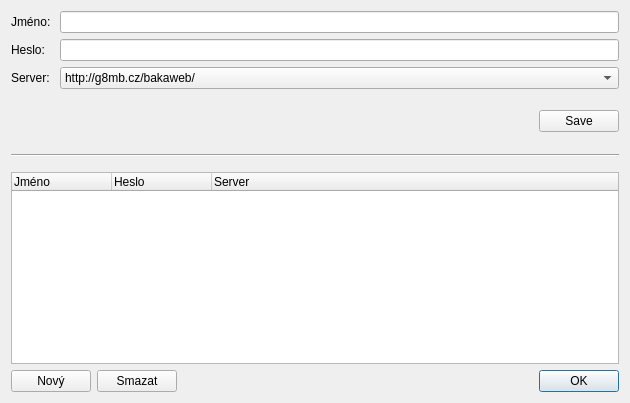
<?xml version="1.0" encoding="UTF-8"?>
<ui version="4.0">
 <class>nastaveni</class>
 <widget class="QDialog" name="nastaveni">
  <property name="geometry">
   <rect>
    <x>0</x>
    <y>0</y>
    <width>630</width>
    <height>403</height>
   </rect>
  </property>
  <property name="sizePolicy">
   <sizepolicy hsizetype="Preferred" vsizetype="Preferred">
    <horstretch>0</horstretch>
    <verstretch>0</verstretch>
   </sizepolicy>
  </property>
  <property name="windowTitle">
   <string>Nastavení přihlašovacích údajů</string>
  </property>
  <property name="windowIcon">
   <iconset resource="icons.qrc">
    <normaloff>:/icons/icon.png</normaloff>:/icons/icon.png</iconset>
  </property>
  <layout class="QFormLayout" name="formLayout">
   <property name="fieldGrowthPolicy">
    <enum>QFormLayout::AllNonFixedFieldsGrow</enum>
   </property>
   <item row="0" column="0">
    <widget class="QLabel" name="label">
     <property name="text">
      <string>Jméno: </string>
     </property>
    </widget>
   </item>
   <item row="0" column="1">
    <widget class="QLineEdit" name="jmeno"/>
   </item>
   <item row="1" column="0">
    <widget class="QLabel" name="label_2">
     <property name="text">
      <string>Heslo: </string>
     </property>
    </widget>
   </item>
   <item row="1" column="1">
    <widget class="QLineEdit" name="heslo"/>
   </item>
   <item row="2" column="0">
    <widget class="QLabel" name="label_3">
     <property name="text">
      <string>Server: </string>
     </property>
    </widget>
   </item>
   <item row="2" column="1">
    <widget class="QComboBox" name="server">
     <item>
      <property name="text">
       <string>http://g8mb.cz/bakaweb/</string>
      </property>
     </item>
     <item>
      <property name="text">
       <string>http://gserver/bakaweb/</string>
      </property>
     </item>
    </widget>
   </item>
   <item row="6" column="0" colspan="2">
    <widget class="Line" name="line">
     <property name="orientation">
      <enum>Qt::Horizontal</enum>
     </property>
    </widget>
   </item>
   <item row="7" column="0">
    <widget class="Line" name="line_2">
     <property name="orientation">
      <enum>Qt::Horizontal</enum>
     </property>
    </widget>
   </item>
   <item row="8" column="0" colspan="2">
    <widget class="QTreeWidget" name="treeWidget">
     <column>
      <property name="text">
       <string>Jméno</string>
      </property>
     </column>
     <column>
      <property name="text">
       <string>Heslo</string>
      </property>
     </column>
     <column>
      <property name="text">
       <string>Server</string>
      </property>
     </column>
    </widget>
   </item>
   <item row="9" column="0" colspan="2">
    <widget class="QFrame" name="frame">
     <property name="frameShape">
      <enum>QFrame::NoFrame</enum>
     </property>
     <property name="frameShadow">
      <enum>QFrame::Raised</enum>
     </property>
     <layout class="QHBoxLayout" name="horizontalLayout">
      <property name="margin">
       <number>0</number>
      </property>
      <item>
       <widget class="QPushButton" name="butNovy">
        <property name="text">
         <string>Nový</string>
        </property>
       </widget>
      </item>
      <item>
       <widget class="QPushButton" name="butSmazat">
        <property name="text">
         <string>Smazat</string>
        </property>
       </widget>
      </item>
      <item>
       <spacer name="horizontalSpacer_2">
        <property name="orientation">
         <enum>Qt::Horizontal</enum>
        </property>
        <property name="sizeHint" stdset="0">
         <size>
          <width>40</width>
          <height>20</height>
         </size>
        </property>
       </spacer>
      </item>
      <item>
       <widget class="QDialogButtonBox" name="buttonBox2">
        <property name="standardButtons">
         <set>QDialogButtonBox::Ok</set>
        </property>
       </widget>
      </item>
     </layout>
    </widget>
   </item>
   <item row="5" column="0" colspan="2">
    <widget class="QFrame" name="frame_2">
     <property name="sizePolicy">
      <sizepolicy hsizetype="Expanding" vsizetype="Expanding">
       <horstretch>0</horstretch>
       <verstretch>0</verstretch>
      </sizepolicy>
     </property>
     <property name="minimumSize">
      <size>
       <width>0</width>
       <height>0</height>
      </size>
     </property>
     <property name="frameShape">
      <enum>QFrame::NoFrame</enum>
     </property>
     <property name="frameShadow">
      <enum>QFrame::Raised</enum>
     </property>
     <layout class="QHBoxLayout" name="horizontalLayout_2">
      <property name="spacing">
       <number>0</number>
      </property>
      <property name="margin">
       <number>0</number>
      </property>
      <item>
       <widget class="QLabel" name="info">
        <property name="text">
         <string/>
        </property>
       </widget>
      </item>
      <item>
       <widget class="QDialogButtonBox" name="buttonBox">
        <property name="sizePolicy">
         <sizepolicy hsizetype="Fixed" vsizetype="Fixed">
          <horstretch>0</horstretch>
          <verstretch>0</verstretch>
         </sizepolicy>
        </property>
        <property name="standardButtons">
         <set>QDialogButtonBox::Save</set>
        </property>
       </widget>
      </item>
     </layout>
    </widget>
   </item>
  </layout>
 </widget>
 <resources>
  <include location="icons.qrc"/>
 </resources>
 <connections/>
</ui>
